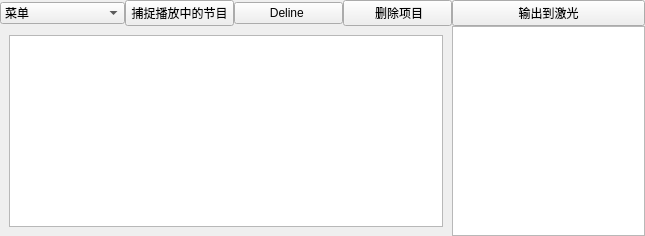
                   <widget class="QWidget" name="tab_6">
                    <attribute name="title">
                     <string>快速捕捉节目</string>
                    </attribute>
                    <layout class="QVBoxLayout" name="verticalLayout_52">
                     <property name="spacing">
                      <number>0</number>
                     </property>
                     <property name="leftMargin">
                      <number>0</number>
                     </property>
                     <property name="topMargin">
                      <number>0</number>
                     </property>
                     <property name="rightMargin">
                      <number>0</number>
                     </property>
                     <property name="bottomMargin">
                      <number>0</number>
                     </property>
                     <item>
                      <widget class="QWidget" name="widget_69" native="true">
                       <layout class="QHBoxLayout" name="horizontalLayout_47" stretch="7,3">
                        <property name="spacing">
                         <number>0</number>
                        </property>
                        <property name="leftMargin">
                         <number>0</number>
                        </property>
                        <property name="topMargin">
                         <number>0</number>
                        </property>
                        <property name="rightMargin">
                         <number>0</number>
                        </property>
                        <property name="bottomMargin">
                         <number>0</number>
                        </property>
                        <item>
                         <widget class="QWidget" name="widget_71" native="true">
                          <layout class="QVBoxLayout" name="verticalLayout_56">
                           <property name="spacing">
                            <number>0</number>
                           </property>
                           <property name="leftMargin">
                            <number>0</number>
                           </property>
                           <property name="topMargin">
                            <number>0</number>
                           </property>
                           <property name="rightMargin">
                            <number>0</number>
                           </property>
                           <property name="bottomMargin">
                            <number>0</number>
                           </property>
                           <item>
                            <widget class="QWidget" name="widget_74" native="true">
                             <layout class="QHBoxLayout" name="horizontalLayout_45" stretch="1,1,1,1">
                              <property name="spacing">
                               <number>0</number>
                              </property>
                              <property name="leftMargin">
                               <number>0</number>
                              </property>
                              <property name="topMargin">
                               <number>0</number>
                              </property>
                              <property name="rightMargin">
                               <number>0</number>
                              </property>
                              <property name="bottomMargin">
                               <number>0</number>
                              </property>
                              <item>
                               <widget class="QComboBox" name="comboBox_12">
                                <item>
                                 <property name="text">
                                  <string>菜单</string>
                                 </property>
                                </item>
                                <item>
                                 <property name="text">
                                  <string>捕捉播放中的节目</string>
                                 </property>
                                </item>
                                <item>
                                 <property name="text">
                                  <string>option</string>
                                 </property>
                                </item>
                               </widget>
                              </item>
                              <item>
                               <widget class="QPushButton" name="pushButton_60">
                                <property name="text">
                                 <string>捕捉播放中的节目</string>
                                </property>
                               </widget>
                              </item>
                              <item>
                               <widget class="QPushButton" name="pushButton_61">
                                <property name="text">
                                 <string>Deline </string>
                                </property>
                               </widget>
                              </item>
                              <item>
                               <widget class="QPushButton" name="pushButton_62">
                                <property name="text">
                                 <string> 删除项目</string>
                                </property>
                               </widget>
                              </item>
                             </layout>
                            </widget>
                           </item>
                           <item>
                            <widget class="QWidget" name="widget_75" native="true">
                             <layout class="QHBoxLayout" name="horizontalLayout_46">
                              <item>
                               <widget class="QTextEdit" name="textEdit_6"/>
                              </item>
                             </layout>
                            </widget>
                           </item>
                          </layout>
                         </widget>
                        </item>
                        <item>
                         <widget class="QWidget" name="widget_70" native="true">
                          <layout class="QVBoxLayout" name="verticalLayout_55">
                           <property name="spacing">
                            <number>0</number>
                           </property>
                           <property name="leftMargin">
                            <number>0</number>
                           </property>
                           <property name="topMargin">
                            <number>0</number>
                           </property>
                           <property name="rightMargin">
                            <number>0</number>
                           </property>
                           <property name="bottomMargin">
                            <number>0</number>
                           </property>
                           <item>
                            <widget class="QPushButton" name="pushButton_30">
                             <property name="text">
                              <string>输出到激光</string>
                             </property>
                            </widget>
                           </item>
                           <item>
                            <widget class="QTextEdit" name="textEdit_40"/>
                           </item>
                          </layout>
                         </widget>
                        </item>
                       </layout>
                      </widget>
                     </item>
                    </layout>
                   </widget>
